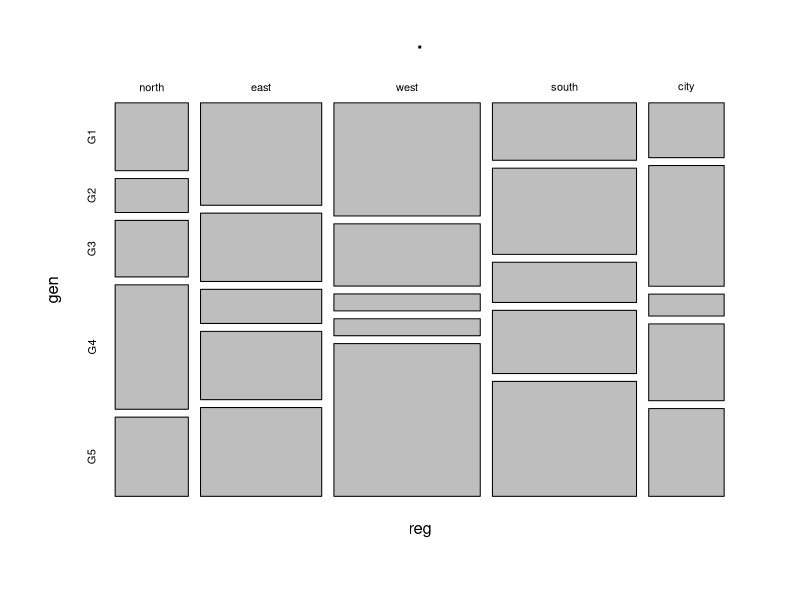
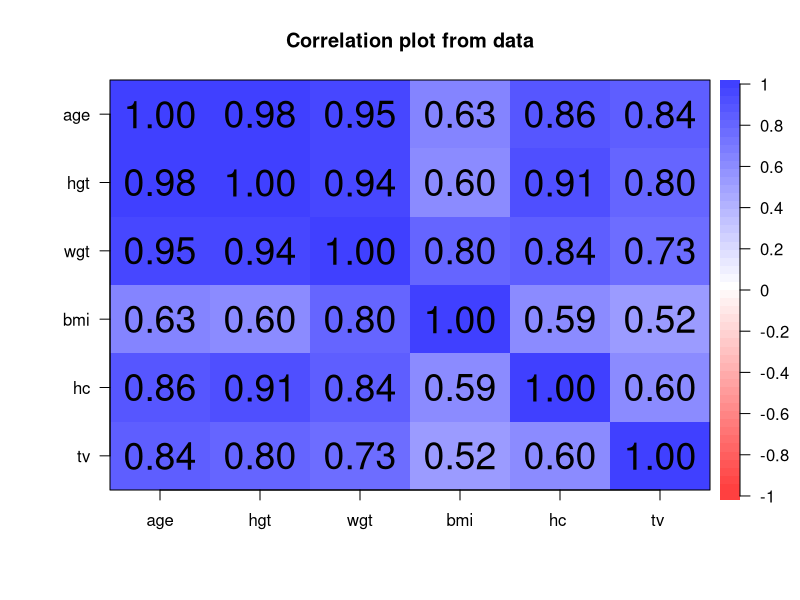

Write R code to recreate these figures, in order.
## ---- chunk 1
library(dplyr) # data manipulation
library(magrittr) # for the pipe
library(psych) # descriptive statistics
library(mice) # for the boys data
library(haven) # for reading Stata files
## ---- chunk 2
library(ggplot2) # for plotting
## ---- chunk 3
boys %>% 
  slice_head(n=6) # select first 6 rows
## ---- chunk 4
boys %>% 
  select(1:5) %>% # select first 5 columns
  psych::describe()
## ---- chunk 5
boys %>% summary()
## ---- chunk 6
boys %>% 
  select(!where(is.numeric)) %>% # pay attention to the ! location
  summary()
## ---- chunk 7
boys %$% 
  table(gen, phb)
## ---- chunk 8
boys %$% 
  table(gen, phb, reg)
## ---- chunk 9
boys %$% 
  table(reg, gen) %>% # table with reg x gen
  plot() # reg on the x-axis and gen on the y-axis
## ---- chunk 10
boys %$% 
  table(reg, gen) %>% # table with reg x gen
  prop.table() # table proportions
## ---- chunk 11
boys %$% 
  table(reg, gen) %>% # table with reg x gen
  prop.table() %>%  # table proportions
  sum() # check that the table sums up to 1
## ---- chunk 12
boys %$% 
  table(reg, gen) %>% # table with reg x gen
  prop.table(margin = 1) # rows sum up to 1
## ---- chunk 13
boys %$% 
  table(reg, gen) %>% # table with reg x gen
  prop.table(margin = 1) %>% # rows sum up
  rowSums() # check that rows sum up to 1
## ---- chunk 14
boys %$% 
  table(reg, gen) %>% # table with reg x gen
  prop.table(margin = 2) # columns sum up to 1 
## ---- chunk 15
boys %$% 
  table(reg, gen) %>% # table with reg x gen
  prop.table(margin = 2) %>%  # columns sum up to 1 
  colSums() # check that columns sum up to 1
## ---- chunk 16
boys %>% 
  select(where(is.numeric)) %>% # select numeric columns
  cor(use = "pairwise.complete.obs") # correlation matrix
## ---- chunk 17
boys %>% 
  select(where(is.numeric)) %>% 
  cor.plot()
## ---- chunk 18
boys %$% 
  cor.test(hgt, wgt) # correlation test between height and weight
## ---- chunk 19
boys %>% 
  select(where(is.ordered)) %>% # select ordered categorical columns
  mutate(across(where(is.ordered), ~ as.numeric(.))) %>% 
  cor(method = "spearman") # spearman correlation
## ---- chunk 20
boys %>% 
  select(where(is.ordered)) %>% # select ordered categorical columns
  mutate(across(where(is.ordered), ~ as.numeric(.))) %>% 
  cor(use = "pairwise.complete.obs", method = "spearman") # spearman correlation
## ---- chunk 21
genphb <- boys %>% select(gen, phb) %>% na.omit() # joint observations
rx <- rank(as.numeric(genphb$gen), ties.method = "average") # rank the values of gen
ry <- rank(as.numeric(genphb$phb), ties.method = "average") # rank the values of phb
rho <- cov(rx, ry) / (sd(rx) * sd(ry))
rho
## ---- chunk 22
boys %>% 
  select(where(is.ordered)) %>% # select ordered categorical columns
  mutate(across(where(is.ordered), ~ as.numeric(.))) %$% 
  cor.test(gen, phb, method = "spearman") # spearman correlation
## ---- chunk 23
x <- c(10, 20, 20, 40, 50)
y <- c(1, 2, 2, 4, 5)
## ---- chunk 24
rank(x)  # returns: 1 2.5 2.5 4 5
rank(y)  # returns: 1 2.5 2.5 4 5
## ---- chunk 25
boys %>% 
  select(where(is.ordered)) %>% # select ordered categorical columns
  mutate(across(where(is.ordered), ~ as.numeric(.))) %$% 
  cor.test(gen, phb, method = "kendall") # spearman correlation
## ---- chunk 26
boys %>% 
  mutate(overweight = case_when(bmi >= 25 ~ "overweight", 
                                bmi < 25 ~ "not overweight")) %$% 
  t.test(age ~ overweight)
## ---- chunk 27
boys %>% 
  mutate(city = case_when(reg == "city" ~ "city", 
                          reg != "city" ~ "rural")) %$% 
  t.test(bmi ~ city)
## ---- chunk 28
boys_new <- boys %>% 
  mutate(city = case_when(reg == "city" ~ "city", 
                          reg != "city" ~ "rural"),
         overweight = case_when(bmi >= 25 ~ "overweight", 
                                bmi < 25 ~ "not overweight"))

boys_new %$% table(city, overweight) 
## ---- chunk 29
boys_new %$% 
  table(city, overweight) %>% 
  chisq.test()

boys_new %$%
  chisq.test(city, overweight)
## ---- chunk 30
X2_boys <- boys_new %$%
  chisq.test(city, overweight)
X2_boys$observed
X2_boys$expected
## ---- chunk 31
(704 * 71) / 724 # column [, 1] total times row [1, ] total divided by grand total
## ---- chunk 32
boys_new %$%
  chisq.test(city, overweight) %>% 
  .$expected
## ---- chunk 33
boys_new %$%
  fisher.test(city, overweight)
## ---- chunk 34
boys %$% 
  table(gen, phb)
## ---- chunk 35
boys %$% 
  chisq.test(gen, phb)
## ---- chunk 36
boys %$% 
  chisq.test(gen, phb) %>% 
  .$expected
## ---- chunk 37
boys %$%
  fisher.test(gen, phb, simulate.p.value = TRUE)
## ---- chunk 38
boys %$%
  fisher.test(gen, phb, 
              simulate.p.value = TRUE, 
              B = 100000) # number of monte carlo simulations
## ---- chunk 39
boys %>% 
  group_by(reg) %>% 
  summarise(mean_age = mean(age, na.rm=TRUE))
boys %$% 
  lm(age ~ reg) %>% 
  anova()
## ---- chunk 40
boys %$% 
  lm(age ~ reg) %>% 
  summary()
## ---- chunk 41
boys %>%
  group_by(reg) %>%
  summarise(correlation = cor(hgt, wgt, use = "pairwise.complete.obs"))
## ---- chunk 42
library(purrr)
boys%>%
  group_by(reg) %>%
  summarise(
    test = list(cor.test(hgt, wgt)),
    estimate = map_dbl(test, ~ .x$estimate),
    p_value = map_dbl(test, ~ .x$p.value)
  )
